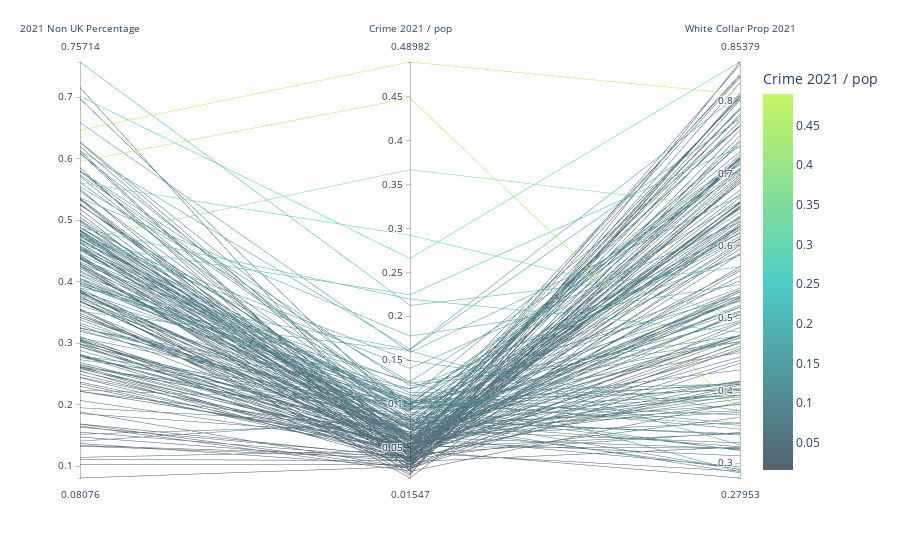

Here is the notebook cell this chart was saved with:
### Code cell
pd.DataFrame.iteritems = pd.DataFrame.items #workaround due to version changes of Databricks Runtime
#grid_clip2['V_High'] = (grid_clip2[ 'Median Price Per Area'] > 12000).astype(int)

sampled_df = crime_final.sample(n=200, random_state=42)
fig = px.parallel_coordinates(sampled_df,
                            dimensions=['2021 Non UK Percentage', 'Crime 2021 / pop', 'White Collar Prop 2021' ],
                            color='Crime 2021 / pop',  # Change the color based on 'Crime 2011 / pop' column
                            color_continuous_scale=('#556270', '#4ECDC4', '#C7F464'))  # Change the color scale if needed))
fig. show()

### Figure 1 — Plotly figure (JSON) as saved in the notebook; plotly's stock layout.template omitted (floating-point values rounded to 4 significant figures; data arrays with more than 128 entries replaced by an {"elided": "..."} marker saying what was removed)
{"data": [{"dimensions": [{"label": "2021 Non UK Percentage", "values": {"elided": "200 float values"}}, {"label": "Crime 2021 / pop", "values": {"elided": "200 float values"}}, {"label": "White Collar Prop 2021", "values": {"elided": "200 float values"}}], "domain": {"x": [0, 1], "y": [0, 1]}, "line": {"color": {"elided": "200 float values"}, "coloraxis": "coloraxis"}, "name": "", "type": "parcoords"}], "layout": {"coloraxis": {"colorbar": {"title": {"text": "Crime 2021 / pop"}}, "colorscale": [[0, "#556270"], [0.5, "#4ECDC4"], [1, "#C7F464"]]}, "legend": {"tracegroupgap": 0}, "margin": {"t": 60}}}
